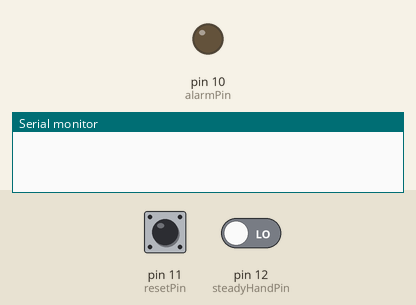
Simulated run of this program. Board: Arduino Nano, built with avr-gcc and run on an emulated ATmega328P. Shown: output pins drawn as LEDs (lit = HIGH), the last lines printed to the serial monitor. Dashed ring = blinking. The inputs (shaded band) are chosen by the test bench; at power-on: pin 12 (steadyHandPin) LOW, pin 11 (resetPin) LOW.

Above: at 1.2 s.
1.3 s: pin 12 (steadyHandPin) driven HIGH
At 2.4 s:
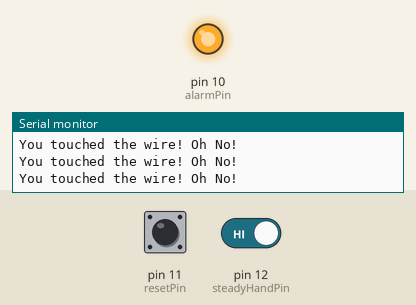
2.8 s: pin 11 (resetPin) pulled HIGH for 0.15 s
At 4.1 s:
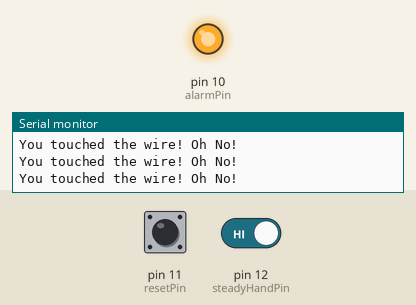
4.4 s: pin 11 (resetPin) pulled HIGH for 1 s
At 5.2 s:
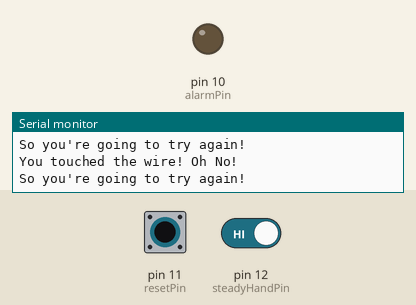
8.4 s: pin 11 (resetPin) pulled HIGH for 3.2 s
At 12.5 s:
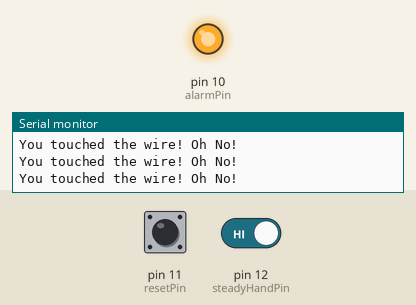
13.1 s: pin 11 (resetPin) pulsed HIGH 2 times (0.12 s each, 0.3 s apart)
At 13.35 s:
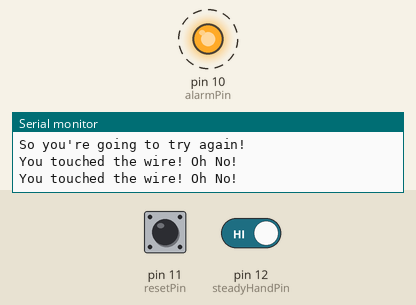
16.7 s: pin 11 (resetPin) driven HIGH and pin 12 (steadyHandPin) driven LOW
At 17.2 s:
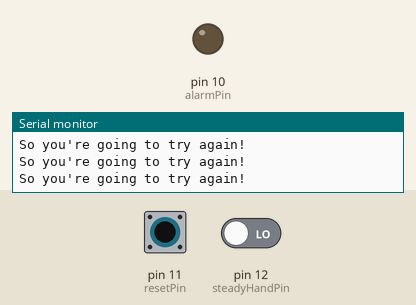
Timing chart, 0 to 19.7 s (numbered marks = the images above; inputs shaded):
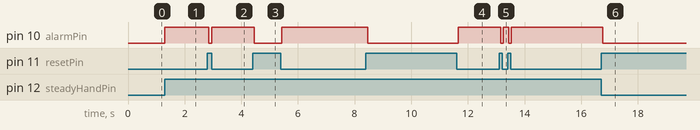

The program:

main.cpp
```cpp
#include <Arduino.h>
const int steadyHandPin = 12;
const int resetPin = 11;
const int alarmPin = 10;
bool latch;
void setup() {
    Serial.begin(9600);
    //Init Pins
    pinMode(alarmPin, OUTPUT);
    pinMode(resetPin, INPUT);
    pinMode(steadyHandPin, INPUT);
    //Set up latch
    latch = false;
}

void loop() {
  if(digitalRead(steadyHandPin)==HIGH){
    Serial.println("You touched the wire! Oh No!");
    latch = true;
  }

  if(digitalRead(resetPin) == HIGH){
    Serial.println("So you're going to try again!");
    latch = false;
  }

  if (latch){
    digitalWrite(alarmPin, HIGH);
  }else{
    digitalWrite(alarmPin, LOW);
  }

}
```

Measured:
- after the input at 1.3 s, pin 10 (alarmPin): LOW → HIGH at once
- after the input at 2.8 s, pin 10 (alarmPin): HIGH → LOW after 0.06 s, → HIGH 0.09 s later
- after the input at 4.4 s, pin 10 (alarmPin): HIGH → LOW after 0.05 s, → HIGH 0.98 s later
- after the input at 8.4 s, pin 10 (alarmPin): HIGH → LOW after 0.06 s, → HIGH 3.2 s later
- after the input at 13.1 s, pin 10 (alarmPin): alternates HIGH for 0.19 s and LOW for 0.09 s, 4 changes in all, then stays HIGH, starting after 0.06 s
- after the input at 16.7 s, pin 10 (alarmPin): HIGH → LOW after 0.05 s
